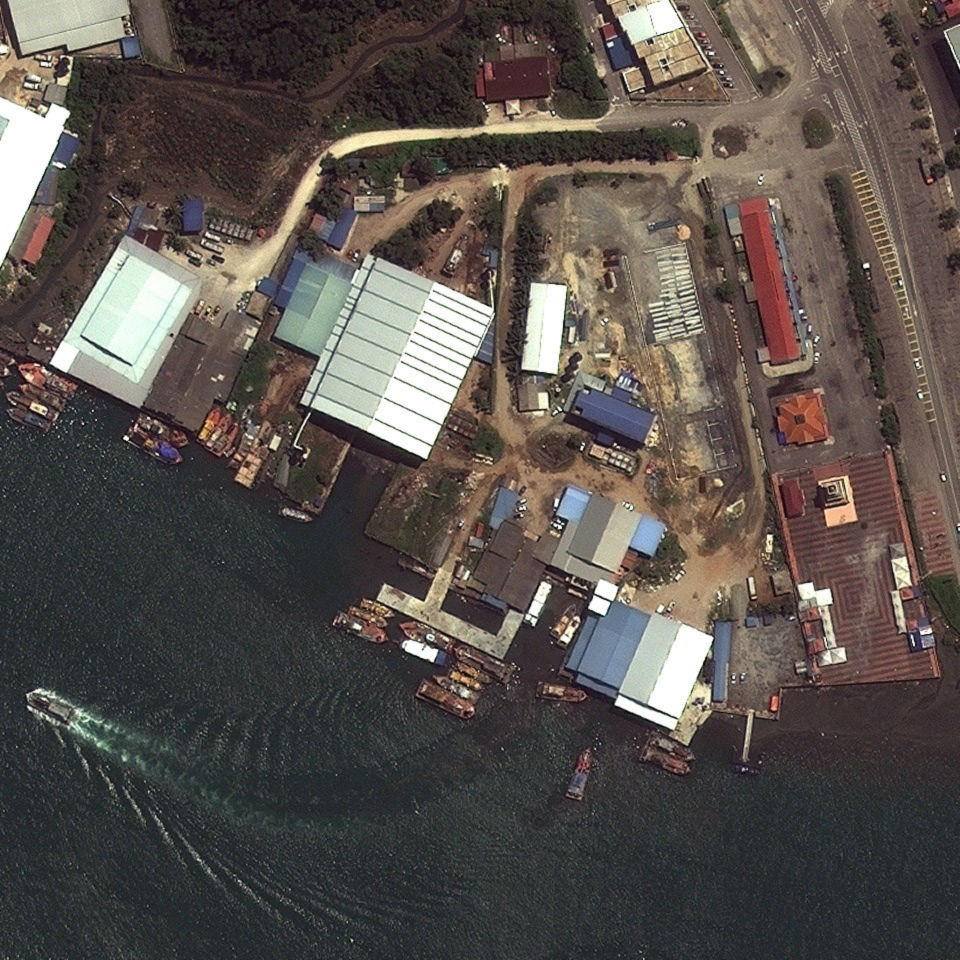
#> input picture Data Science Projects/Visual Information Processing/input/input1.jpg, 960 x 960 px; its folder holds only this picture in this run
$ python evaluate.py input/input1.jpg
#> lines starting #> are read from the running program, lines starting #| are printed output that depends on the picture
### Data Science Projects/Visual Information Processing/imageEnhance.py
"""
imageEnhance.py

YOUR WORKING FUNCTION

"""
import numpy as np
import cv2
import os


input_dir = 'input/input'
output_dir = 'output/output'

# you are allowed to import other Python packages above
##########################
# [37 lines left out: function enhanceImage, not called in this run]

### Data Science Projects/Visual Information Processing/evaluate.py
"""
evaluate.py

DO NOT MODIFY ANY CODES IN THIS FILE EXCEPT THE DEFAULT PARAMETERS
OTHERWISE YOUR RESULTS MAY BE INCORRECTLY EVALUATED!

@author: Wong Lai Kuan, 2019
For questions or bug reporting, please send an email to lkwong@mmu.edu.my

"""

import cv2
import numpy as np
import importlib
import sys, getopt
from prettytable import PrettyTable
import imageEnhance as eh

# Default parameters (the only code you can change)
verbose = False
input_dir = 'input/input'
output_dir = 'output/output'
groundtruth_dir = 'groundtruth/gt'
numImages = 30

def histogram_intersection(x, y):
    n = x.shape[0]
    intersection = 0;
    for i in range(1,n):
        intersection = intersection + min(x[i], y[i])
    return intersection/np.sum(y);

def hsv_Histogram(img):
    binsize=255
    img = cv2.cvtColor(img, cv2.COLOR_BGR2HSV)

    h, s, v = cv2.split(img)
    h_hist, h_bin = np.histogram(h, binsize, density=True)
    s_hist, s_bin = np.histogram(s, binsize, density=True)
    v_hist, v_bin = np.histogram(v, binsize, density=True)
    hsv_hist = np.concatenate((h_hist, s_hist, v_hist))

    return hsv_hist

# Read command linehargs
myopts, args = getopt.getopt(sys.argv[1:],"i:vh")

# Reload module
importlib.reload(eh)

################################################
# o == option    a == argument passed to the o #
################################################

# parsing command line args
for o, a in myopts:
    #print(o)
    #print(a)
    if o == '-v':
        verbose = True
    elif o == '-h':
        print("\nUsage: %s -v               for extra verbosity" % sys.argv[0])
        sys.exit()
    else:
        print(' ')

simScore = np.zeros(numImages,)
error = np.zeros(numImages,)

# Evaluate each image and compare with ground-truth
for i in range(numImages):
    input = cv2.imread(input_dir + str(i+1) + '.jpg')
#> input is the input picture: shape (960, 960, 3); mean B, G, R 76.6, 81.1, 88
    output = eh.enhanceImage(input)
#> in enhanceImage, `H, S, V = cv2.split(cv2.cvtColor(outputImg, cv2.COLOR_BGR2HSV))`:
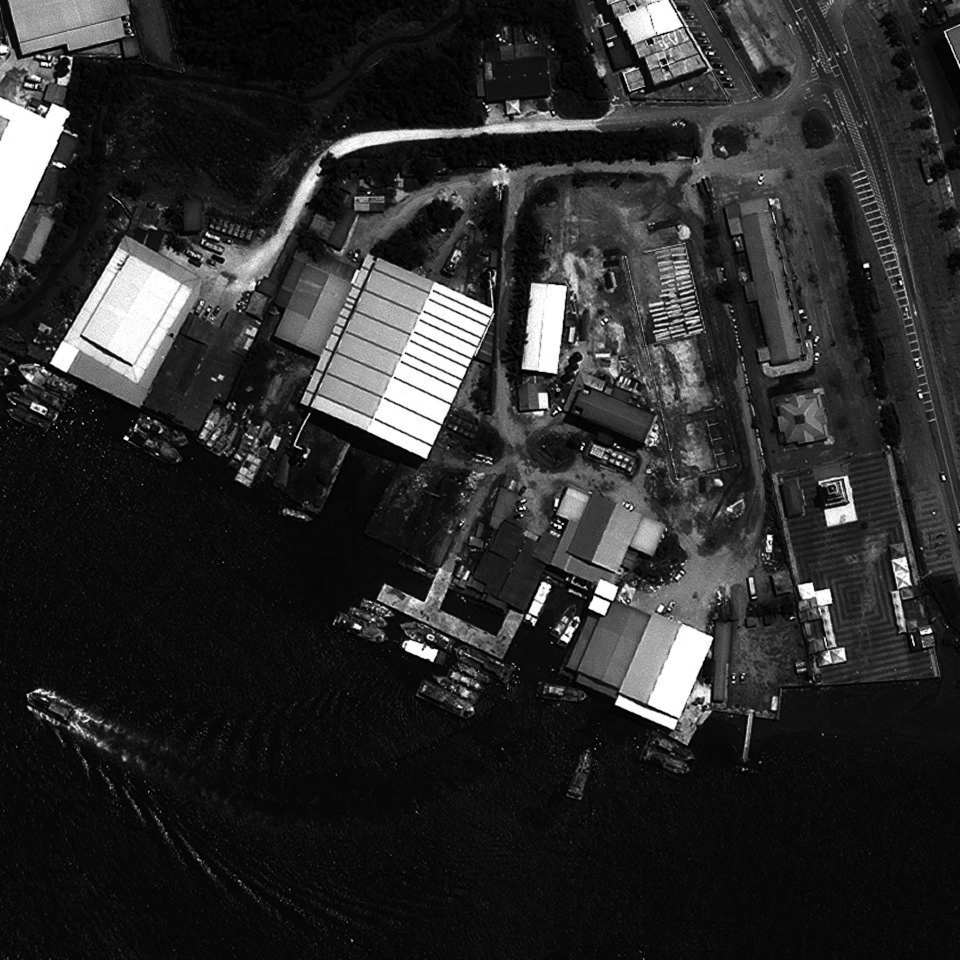
#> V: shape (960, 960); min 0, max 255, mean 44.5
#> in enhanceImage, `eq_V = cv2.equalizeHist(V)`:
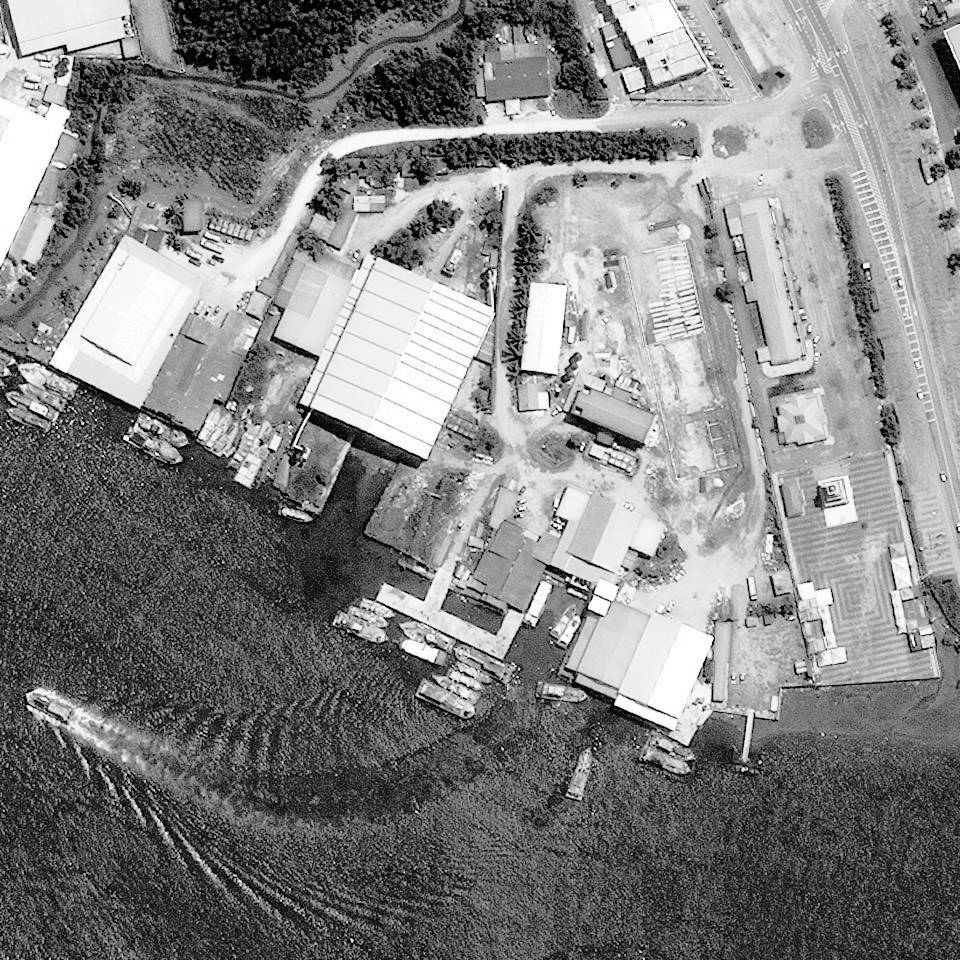
#> eq_V: shape (960, 960); min 0, max 255, mean 130.5
#> in enhanceImage, `eq_image_resized = cv2.resize(eq_image,None,fx=0.5,fy=0.5)`:
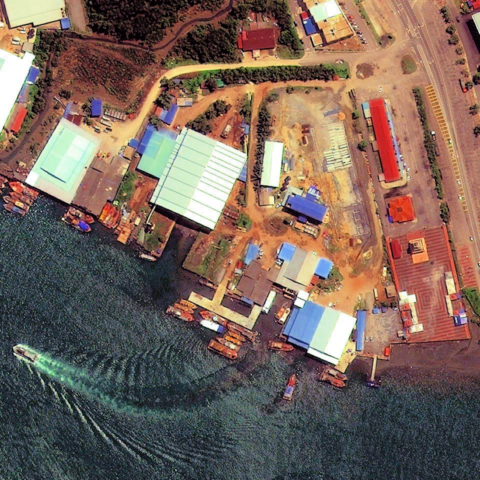
#> eq_image_resized: shape (480, 480, 3); mean B, G, R 91.1, 101.5, 121.7
#> in enhanceImage, `cv2.imshow("Images", np.hstack([img_resized, eq_image_resized]))`:
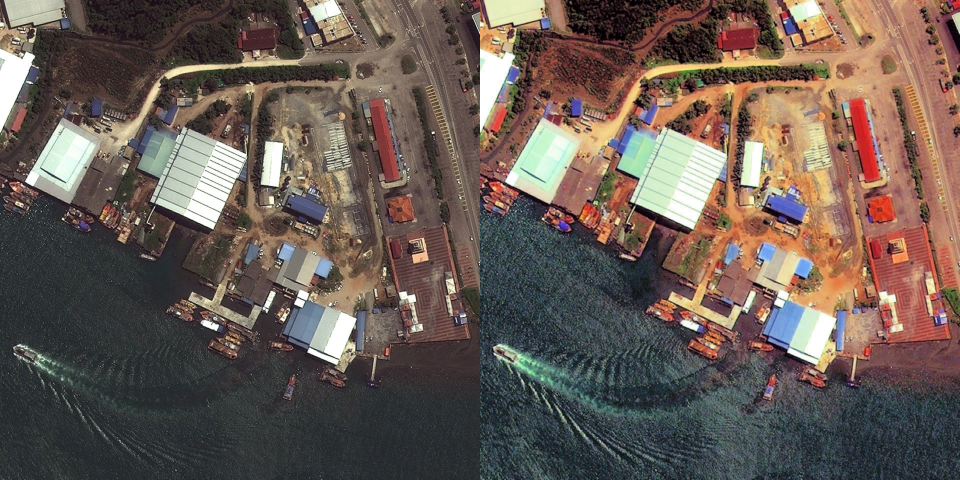
#> window 'Images': shape (480, 960, 3); mean B, G, R 83.9, 91.4, 104.9
    cv2.imwrite(output_dir + str(i+1) +'.jpg', output)
    gt = cv2.imread(groundtruth_dir + str(i+1) + '.jpg')

    output_hist = hsv_Histogram(output)
#> in hsv_Histogram, `img = cv2.cvtColor(img, cv2.COLOR_BGR2HSV)`: img: shape (960, 960, 3); mean H, S, V 59.6, 91.4, 130.5
#> in hsv_Histogram, `h, s, v = cv2.split(img)`:
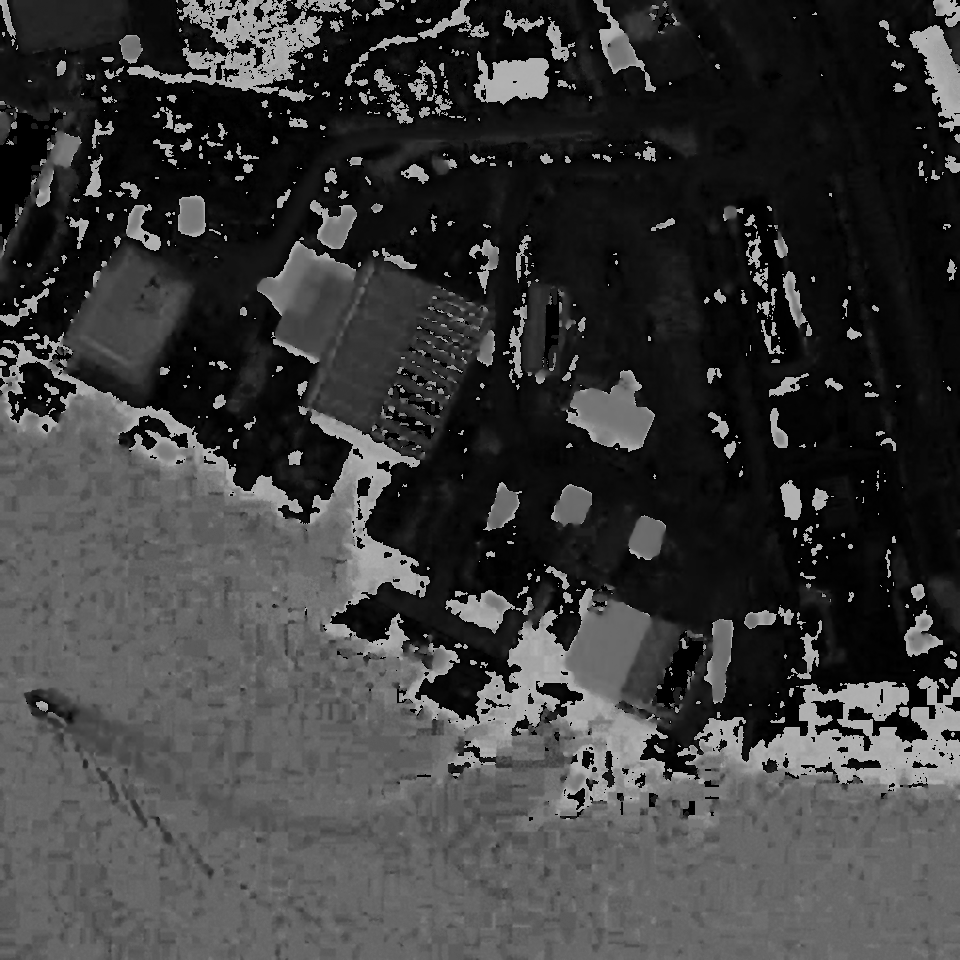
#> h: shape (960, 960); min 0, max 179, mean 59.6
#> in hsv_Histogram, `h_hist, h_bin = np.histogram(h, binsize, density=True)`: h_hist = 255 values, max 0.0475 at index 0, min 0 at index 3, mean 0.00559; h_bin = 256 values from 0 to 179
#> in hsv_Histogram, `s_hist, s_bin = np.histogram(s, binsize, density=True)`: s_hist = 255 values, max 0.0128 at index 85, min 0 at index 245, mean 0.00392; s_bin = 256 values from 0 to 255
#> in hsv_Histogram, `v_hist, v_bin = np.histogram(v, binsize, density=True)`: v_hist = 255 values, max 0.0107 at index 254, min 4.34e-06 at index 0, mean 0.00392; v_bin = 256 values from 0 to 255
#> in hsv_Histogram, `hsv_hist = np.concatenate((h_hist, s_hist, v_hist))`: hsv_hist = 765 values, max 0.0475 at index 0, min 0 at index 3, mean 0.00448
#> output_hist has the same summary as hsv_hist in hsv_Histogram
#> (the run stopped early here; a loop or call above may not have finished)
